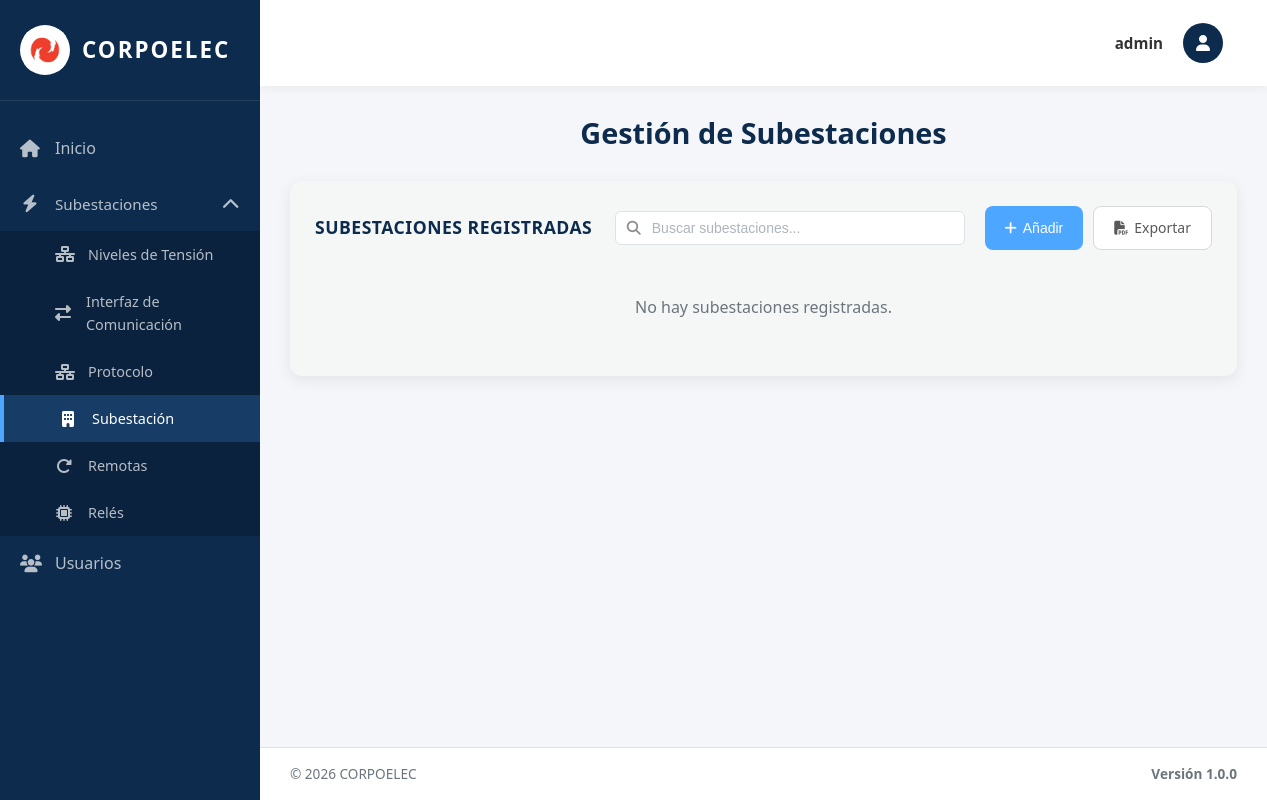
/subestaciones/ (signed in), run on an earlier commit of the app's database.
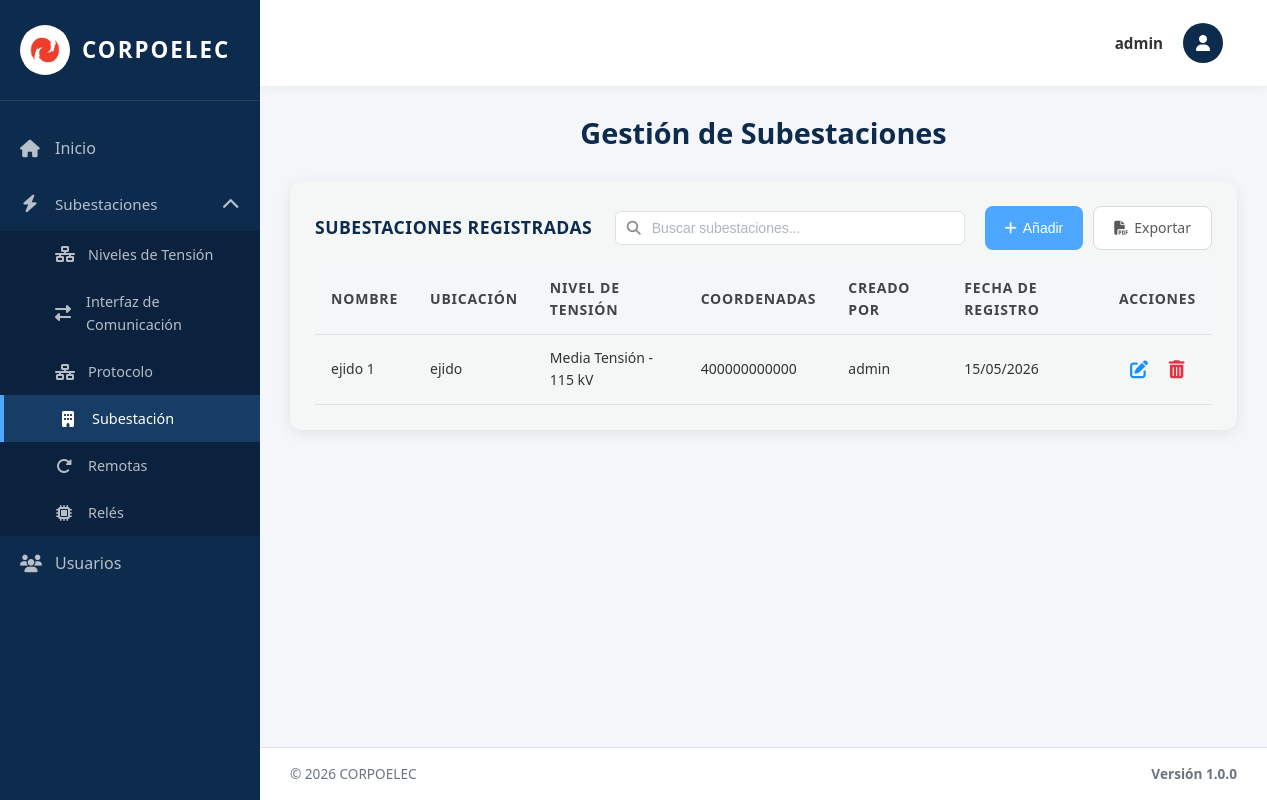
And on a later commit of the database.
### equipos/models.py (models this page shows, shortened)
class Subestacion(models.Model):
    Id_Sub_est = models.AutoField(primary_key=True)  # Identificador único
    Id_Ten = models.ForeignKey(NivelTension, on_delete=models.CASCADE, related_name='subestaciones')  # Nivel de tensión asociado
    Nombre = models.CharField(max_length=100)  # Nombre de la subestación
    Ubicación = models.CharField(max_length=200)  # Dirección o ubicación física
    Coordenadas = models.CharField(max_length=100, blank=True, verbose_name='Coordenadas')  # Coordenadas GPS (opcional)
    Fecha_Reg = models.DateField(auto_now_add=True)  # Fecha de registro automática
    creado_por = models.ForeignKey(User, on_delete=models.SET_NULL, null=True, blank=True, related_name='subestaciones_creadas')  # Usuario que creó el registro
    class Meta:
        verbose_name = 'Subestación'
        verbose_name_plural = 'Subestaciones'
        ordering = ['Id_Sub_est']  # Orden por ID ascendente

class NivelTension(models.Model):
    TIPO_CHOICES = [
        ('AT', 'Alta Tensión'),
        ('MT', 'Media Tensión'),
        ('BT', 'Baja Tensión'),
    ]
    NIVEL_CHOICES = [
        ('230kV', '230 kV'),
        ('115kV', '115 kV'),
        ('34.5kV', '34.5 kV'),
        ('13.8kV', '13.8 kV'),
    ]
    Id_Ten = models.AutoField(primary_key=True)  # Identificador único
    Tipo_ten = models.CharField(max_length=5, choices=TIPO_CHOICES, default='AT')  # Tipo de tensión (AT/MT/BT)
    Nivel = models.CharField(max_length=10, choices=NIVEL_CHOICES)  # Valor del nivel (115kV, 34.5kV, etc.)
    Fecha_Reg = models.DateField(auto_now_add=True)  # Fecha de registro automática
    creado_por = models.ForeignKey(User, on_delete=models.SET_NULL, null=True, blank=True, related_name='niveles_tension_creados')  # Usuario que creó el registro
    class Meta:
        verbose_name = 'Nivel de Tensión'
        verbose_name_plural = 'Niveles de Tensión'
        ordering = ['Id_Ten']  # Orden por ID ascendente

### equipos/views.py (the view, shortened to what this page needs)
# urls.py: path('subestaciones/', subestaciones_view, name='subestaciones'),
@no_cache
@login_required(login_url='/login/')
def subestaciones_view(request):
    subestaciones_list = Subestacion.objects.all().order_by('Nombre')
    paginator = Paginator(subestaciones_list, 10)
    page_number = request.GET.get('page')
    page_obj = paginator.get_page(page_number)
    tensiones = NivelTension.objects.all().order_by('Nivel')
    context = {
        'title': 'Subestaciones',
        'page_obj': page_obj,
        'tensiones': tensiones,
        'is_admin': request.user.is_superuser
    }
    return render(request, 'subestaciones.html', context)

### templates/subestaciones.html (shortened to what this page needs)
{% extends 'base.html' %}
{% load static %}
{% block content %}
<div class="welcome-text">
  <h2>Gestión de Subestaciones</h2>
</div>
<div class="table-section">
  <div class="table-header">
    <h3>Subestaciones Registradas</h3>
    <div class="search-container">
      <input type="text" class="search-input" id="searchInput" placeholder="Buscar subestaciones..." onkeyup="filterTable()">
    </div>
<div style="display: flex; gap: 10px;">
        <button type="button" class="btn btn-primary btn-add-top" onclick="document.getElementById('addModal').classList.add('active')">
          <i class="fas fa-plus"></i> Añadir
        </button>
        <a href="{% url 'exportar_subestaciones_pdf' %}" class="btn btn-secondary btn-add-top">
          <i class="fas fa-file-pdf"></i> Exportar
        </a>
      </div>
  </div>
    {% if page_obj.paginator.count > 0 %}
     <table class="data-table">
<thead>
           <tr>
             <th>Nombre</th>
             <th>Ubicación</th>
             <th>Nivel de Tensión</th>
             <th>Coordenadas</th>
             {% if is_admin %}<th>Creado Por</th>{% endif %}
             <th>Fecha de Registro</th>
             <th>Acciones</th>
           </tr>
         </thead>
      <tbody>
        {% for sub in page_obj %}
        <tr>
          <td>{{ sub.Nombre }}</td>
          <td>{{ sub.Ubicación }}</td>
            <td>{{ sub.Id_Ten.get_Tipo_ten_display }} - {{ sub.Id_Ten.get_Nivel_display }}</td>
          <td>{{ sub.Coordenadas|default:"—" }}</td>
          {% if is_admin %}<td>{{ sub.creado_por.username|default:"Sistema" }}</td>{% endif %}
          <td>{{ sub.Fecha_Reg|date:"d/m/Y" }}</td>
           <td class="actions-cell">
            <button type="button" class="btn-icon btn-edit" title="Editar" onclick="openEditModal({{ sub.Id_Sub_est }}, '{{ sub.Nombre }}', '{{ sub.Ubicación }}', {{ sub.Id_Ten.Id_Ten }}, '{{ sub.Coordenadas|default:"" }}')">
              <i class="fas fa-edit"></i>
            </button>
            <form method="post" style="display: inline;" onsubmit="return confirmarEliminacion(this);">
             <button type="submit" class="btn-icon btn-delete" title="Eliminar">
               <i class="fas fa-trash-alt"></i>
             </button>
           </form>
          </td>
        </tr>
        {% endfor %}
      </tbody>
     </table>
    {% else %}
    <p class="no-data">No hay subestaciones registradas.</p>
    {% endif %}
  </div>
{% endblock %}

### templates/base.html (shortened to what this page needs)
{% load static %}
<!DOCTYPE html>
<html lang="es">
<head>
  <link rel="stylesheet" href="https://cdnjs.cloudflare.com/ajax/libs/font-awesome/6.4.0/css/all.min.css">
  <link rel="stylesheet" href="{% static 'css/global.css' %}">
</head>
<body>
  <div class="layout-wrapper">
    <aside class="sidebar" id="sidebar">
      <div class="sidebar-brand" onclick="toggleSidebar()">
        <div class="sidebar-logo">
          <img src="{% static 'img/logo.jpg' %}" alt="Corpoelec">
        </div>
        <span class="sidebar-brand-text">Corpoelec</span>
      </div>
 <nav class="sidebar-nav">
        <a href="{% url 'index' %}" class="{% if request.path == '/' %}active{% endif %}" onclick="closeMobileSidebar()">
          <i class="fas fa-home"></i>
          <span>Inicio</span>
        </a>
         <div class="sidebar-dropdown {% if request.path == '/subestaciones/' or request.path == '/tensiones/' or request.path == '/interfaces/' or request.path == '/protocolo/' or request.path == '/reles/' or request.path == '/remotas/' %}active{% endif %}">
          <a href="#" class="dropdown-toggle" onclick="toggleDropdown(event, 'subestaciones-dropdown')">
            <i class="fas fa-bolt"></i>
            <span>Subestaciones</span>
            <i class="fas fa-chevron-down dropdown-arrow"></i>
          </a>
           <div class="dropdown-menu" id="subestaciones-dropdown">
             <a href="{% url 'tensiones' %}" class="{% if request.path == '/tensiones/' %}active{% endif %}" onclick="closeMobileSidebar()">
               <i class="fas fa-network-wired"></i>
               <span>Niveles de Tensión</span>
             </a>
               <a href="{% url 'interfaces' %}" class="{% if request.path == '/interfaces/' %}active{% endif %}" onclick="closeMobileSidebar()">
                 <i class="fas fa-exchange-alt"></i>
                 <span>Interfaz de Comunicación</span>
               </a>
               <a href="{% url 'protocolo' %}" class="{% if request.path == '/protocolo/' %}active{% endif %}" onclick="closeMobileSidebar()">
                 <i class="fas fa-network-wired"></i>
                 <span>Protocolo</span>
               </a>
               <a href="{% url 'subestaciones' %}" class="{% if request.path == '/subestaciones/' %}active{% endif %}" onclick="closeMobileSidebar()">
               <i class="fas fa-building"></i>
               <span>Subestación</span>
             </a>
             <a href="{% url 'remotas' %}" class="{% if request.path == '/remotas/' %}active{% endif %}" onclick="closeMobileSidebar()">
               <i class="fas fa-redo-alt"></i>
               <span>Remotas</span>
             </a>
             <a href="{% url 'reles' %}" class="{% if request.path == '/reles/' %}active{% endif %}" onclick="closeMobileSidebar()">
               <i class="fas fa-microchip"></i>
               <span>Relés</span>
             </a>
           </div>
        </div>
        {% if user.is_staff %}
        <a href="{% url 'admin_usuarios' %}" onclick="closeMobileSidebar()">
          <i class="fas fa-users"></i>
          <span>Usuarios</span>
        </a>
        {% endif %}
      </nav>
    </aside>
    <main class="main-content" id="mainContent">
      <nav class="navbar">
        <div class="navbar-user">
          <div class="navbar-user-trigger" onclick="toggleUserMenu(event)">
            <div class="navbar-user-name">
              {% if user.first_name %}{{ user.first_name }}{% else %}{{ user.username }}{% endif %}
            </div>
            <div class="navbar-user-avatar">
              <i class="fas fa-user"></i>
            </div>
          </div>
         </div>
       </nav>
      <div class="content-area">
        {% block content %}{% endblock %}
      </div>
      <footer class="footer">
        <div class="footer-left">
          <span>© 2026 CORPOELEC</span>
        </div>
        <div class="footer-version">Versión 1.0.0</div>
      </footer>
    </main>
  </div>
</body>
</html>

### static/css/global.css (style rules this page uses)
body { font-size: 16px; font-weight: 400; color: #333; font-family: 'Open Sans', 'Segoe UI', Arial, sans-serif; line-height: 1.6; }
h1, h2, h3, .welcome-text h2 { font-size: 26px; font-weight: 700; color: #002D5A; margin: 0 0 20px 0; line-height: 1.2; }
.data-table thead th { font-size: 14px !important; font-weight: 700 !important; text-transform: uppercase !important; color: #444 !important; letter-spacing: 0.8px; padding: 12px 16px !important; }
.data-table tbody td { font-size: 14px !important; font-weight: 400 !important; color: #333 !important; padding: 12px 16px !important; }
.btn-primary, .btn-add-top { font-size: 14px !important; font-weight: 500 !important; border-radius: 8px !important; padding: 10px 20px !important; display: inline-flex; align-items: center; gap: 6px; }
.btn-icon { font-size: 18px !important; display: inline-flex; align-items: center; justify-content: center; padding: 6px !important; }
.btn-delete, .btn-delete i { color: #DC3545 !important; }
.btn-edit, .btn-edit i { color: #1890ff !important; }
.data-table { border-collapse: collapse; width: 100%; }
.data-table tbody tr { transition: background 0.15s ease; }
.data-table th, .data-table td { padding-top: 12px !important; padding-bottom: 12px !important; }
.form-control, input[type="text"], input[type="email"], select, textarea { font-size: 14px; font-weight: 400; color: #333; }
a { color: #1890ff; text-decoration: none; font-weight: 500; }

### templates/subestaciones.html (style rules this page uses)
.table-section { background: #f4f7f6; padding: 25px; border-radius: 12px; box-shadow: 0 4px 15px rgba(0, 0, 0, 0.08); }
.table-header { display: flex; justify-content: space-between; align-items: center; margin-bottom: 15px; gap: 15px; }
.table-header h3 { margin: 0; color: var(--blue-dark); width: 280px; }
.search-container { position: relative; display: flex; align-items: center; }
.search-input { width: 350px; padding: 8px 12px 8px 36px; border: 1px solid #dee2e6; border-radius: 6px; font-size: 14px; color: #333; background: #fff; transition: border-color 0.3s ease; }
.search-input::placeholder { color: #adb5bd; }
.data-table { width: 100%; border-collapse: collapse; }
.data-table thead { background: var(--gray-100); }
.data-table th { font-weight: 600; color: var(--blue-dark); font-size: 0.9rem; text-transform: uppercase; letter-spacing: 0.5px; }
.btn-primary { background: var(--blue-accent); color: var(--white); padding: 10px 24px; border-radius: 6px; border: none; font-size: 0.95rem; cursor: pointer; transition: background 0.3s ease; }
.btn-icon { background: transparent; border: none; cursor: pointer; font-size: 1.1rem; padding: 6px; border-radius: 4px; transition: all 0.2s ease; display: inline-flex; align-items: center; justify-content: center; }
.btn-edit { color: var(--blue-accent); }
.btn-delete { color: var(--red-accent); }
.actions-cell { white-space: nowrap; }
.btn { padding: 10px 20px; border-radius: 6px; text-decoration: none; font-size: 0.9rem; font-weight: 400; cursor: pointer; border: none; transition: all 0.2s; }
.btn-secondary { background: #fff; color: #595959; border: 1px solid #d9d9d9; }

What changed in the data, as far as the page shows it:
added Subestacion: Nombre "ejido 1", Ubicación "ejido", Id_Ten.Tipo_ten "Media Tensión", Id_Ten.Nivel "115 kV", Coordenadas "400000000000", creado_por.username "admin", Fecha_Reg "15/05/2026"
Also different on the page:
text no longer shown: "No hay subestaciones registradas."
text now shown: "NOMBRE UBICACIÓN NIVEL DE TENSIÓN COORDENADAS CREADO POR FECHA DE REGISTRO ACCIONES"
